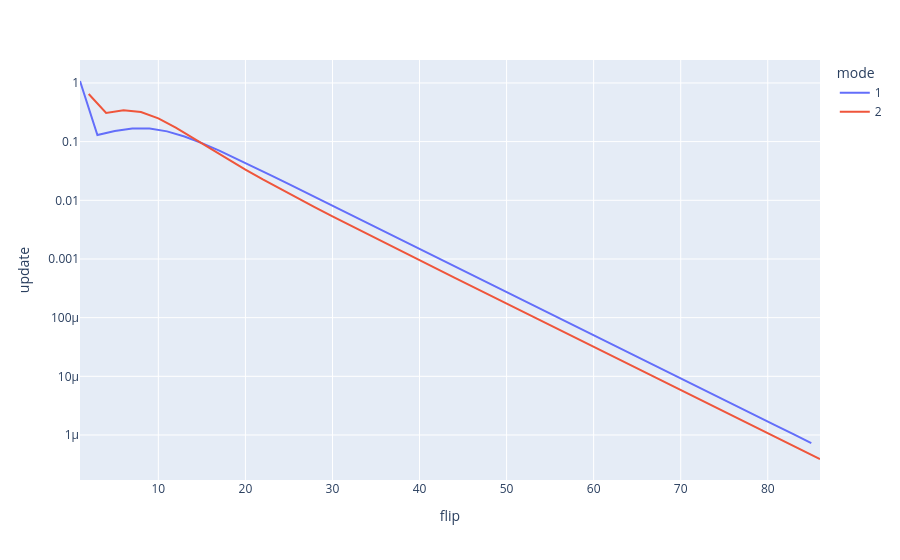

Notebook code for this chart:
### Code cell
px.line(df, x='flip', y='update', log_y=True, color='mode')

### Figure 1 — Plotly figure (JSON) as saved in the notebook; plotly's stock layout.template omitted (floating-point values rounded to 4 significant figures)
{"data": [{"hovertemplate": "mode=1<br>flip=%{x}<br>update=%{y}<extra></extra>", "legendgroup": "1", "line": {"color": "#636efa", "dash": "solid"}, "marker": {"symbol": "circle"}, "mode": "lines", "name": "1", "orientation": "v", "showlegend": true, "type": "scatter", "x": [1, 3, 5, 7, 9, 11, 13, 15, 17, 19, 21, 23, 25, 27, 29, 31, 33, 35, 37, 39, 41, 43, 45, 47, 49, 51, 53, 55, 57, 59, 61, 63, 65, 67, 69, 71, 73, 75, 77, 79, 81, 83, 85], "xaxis": "x", "y": [1.079, 0.1292, 0.1512, 0.1681, 0.1675, 0.1496, 0.1223, 0.09424, 0.07004, 0.05102, 0.03678, 0.02636, 0.01884, 0.01345, 0.009592, 0.006838, 0.004874, 0.003474, 0.002476, 0.001764, 0.001257, 0.000896, 0.0006385, 0.0004551, 0.0003243, 0.0002311, 0.0001647, 0.0001174, 8.364e-05, 5.96e-05, 4.248e-05, 3.027e-05, 2.157e-05, 1.537e-05, 1.096e-05, 7.807e-06, 5.564e-06, 3.965e-06, 2.826e-06, 2.014e-06, 1.435e-06, 1.023e-06, 7.288e-07], "yaxis": "y"}, {"hovertemplate": "mode=2<br>flip=%{x}<br>update=%{y}<extra></extra>", "legendgroup": "2", "line": {"color": "#EF553B", "dash": "solid"}, "marker": {"symbol": "circle"}, "mode": "lines", "name": "2", "orientation": "v", "showlegend": true, "type": "scatter", "x": [2, 4, 6, 8, 10, 12, 14, 16, 18, 20, 22, 24, 26, 28, 30, 32, 34, 36, 38, 40, 42, 44, 46, 48, 50, 52, 54, 56, 58, 60, 62, 64, 66, 68, 70, 72, 74, 76, 78, 80, 82, 84, 86], "xaxis": "x", "y": [0.6476, 0.3075, 0.344, 0.32, 0.2489, 0.1733, 0.1148, 0.07526, 0.04971, 0.0333, 0.02263, 0.01557, 0.01081, 0.007558, 0.005314, 0.00375, 0.002654, 0.001882, 0.001336, 0.0009499, 0.0006757, 0.0004809, 0.0003424, 0.0002439, 0.0001737, 0.0001237, 8.817e-05, 6.282e-05, 4.476e-05, 3.19e-05, 2.273e-05, 1.62e-05, 1.154e-05, 8.225e-06, 5.862e-06, 4.177e-06, 2.977e-06, 2.121e-06, 1.512e-06, 1.077e-06, 7.678e-07, 5.471e-07, 3.899e-07], "yaxis": "y"}], "layout": {"legend": {"title": {"text": "mode"}, "tracegroupgap": 0}, "margin": {"t": 60}, "xaxis": {"anchor": "y", "domain": [0, 1], "title": {"text": "flip"}}, "yaxis": {"anchor": "x", "domain": [0, 1], "title": {"text": "update"}, "type": "log"}}}
